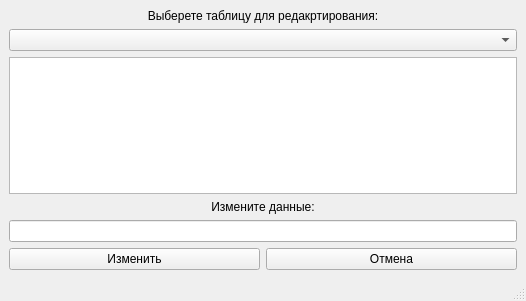
<?xml version="1.0" encoding="UTF-8"?>
<ui version="4.0">
 <class>Change_Window</class>
 <widget class="QMainWindow" name="Change_Window">
  <property name="geometry">
   <rect>
    <x>0</x>
    <y>0</y>
    <width>526</width>
    <height>301</height>
   </rect>
  </property>
  <property name="windowTitle">
   <string>MainWindow</string>
  </property>
  <widget class="QWidget" name="centralwidget">
   <layout class="QGridLayout" name="gridLayout">
    <item row="0" column="0" colspan="2">
     <widget class="QLabel" name="label_table">
      <property name="text">
       <string>Выберете таблицу для редакртирования:</string>
      </property>
      <property name="alignment">
       <set>Qt::AlignCenter</set>
      </property>
     </widget>
    </item>
    <item row="2" column="0" colspan="2">
     <widget class="QTableWidget" name="tableWidget_show_tables"/>
    </item>
    <item row="4" column="0" colspan="2">
     <widget class="QLineEdit" name="lineEdit_input"/>
    </item>
    <item row="1" column="0" colspan="2">
     <widget class="QComboBox" name="comboBox_table">
      <property name="insertPolicy">
       <enum>QComboBox::InsertAtCurrent</enum>
      </property>
     </widget>
    </item>
    <item row="5" column="1">
     <widget class="QPushButton" name="pushButton_canseld">
      <property name="text">
       <string>Отмена</string>
      </property>
     </widget>
    </item>
    <item row="5" column="0">
     <widget class="QPushButton" name="pushButton_change">
      <property name="text">
       <string>Изменить</string>
      </property>
     </widget>
    </item>
    <item row="3" column="0" colspan="2">
     <widget class="QLabel" name="label">
      <property name="text">
       <string>Измените данные:</string>
      </property>
      <property name="alignment">
       <set>Qt::AlignCenter</set>
      </property>
     </widget>
    </item>
   </layout>
  </widget>
  <widget class="QStatusBar" name="statusbar"/>
 </widget>
 <resources/>
 <connections/>
</ui>
